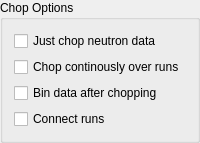
           <widget class="QGroupBox" name="groupBox_2">
            <property name="title">
             <string>Chop Options</string>
            </property>
            <layout class="QGridLayout" name="gridLayout_12">
             <item row="0" column="0">
              <widget class="QCheckBox" name="checkBox_chopNeutronOnly">
               <property name="toolTip">
                <string>&lt;html&gt;&lt;head/&gt;&lt;body&gt;&lt;p&gt;Do not synchronize with log data (loadframe, DAQ, and etc.)&lt;/p&gt;&lt;/body&gt;&lt;/html&gt;</string>
               </property>
               <property name="text">
                <string>Just chop neutron data</string>
               </property>
              </widget>
             </item>
             <item row="1" column="0">
              <widget class="QCheckBox" name="checkBox_chopContinueRun">
               <property name="toolTip">
                <string>&lt;html&gt;&lt;head/&gt;&lt;body&gt;&lt;p&gt;Chop runs i, j, k and respect the real time. &lt;/p&gt;&lt;p&gt;without this option: the reuslt will be &lt;/p&gt;&lt;p&gt;i/file1, i/file2, ..., j/file1, j/file2, ... &lt;/p&gt;&lt;p&gt;&lt;br/&gt;&lt;/p&gt;&lt;p&gt;with this option, the result will be&lt;/p&gt;&lt;p&gt;i/file1, i/file2, ...., i/fileN&lt;/p&gt;&lt;/body&gt;&lt;/html&gt;</string>
               </property>
               <property name="text">
                <string>Chop continously over runs</string>
               </property>
              </widget>
             </item>
             <item row="2" column="0">
              <widget class="QCheckBox" name="checkBox_chopBinLater">
               <property name="text">
                <string>Bin data after chopping</string>
               </property>
              </widget>
             </item>
             <item row="3" column="0">
              <widget class="QCheckBox" name="checkBox_chopConnectRuns">
               <property name="toolTip">
                <string>&lt;html&gt;&lt;head/&gt;&lt;body&gt;&lt;p&gt;Chop runs i, j and k, and remove the time lag between any consecutive runs&lt;/p&gt;&lt;/body&gt;&lt;/html&gt;</string>
               </property>
               <property name="text">
                <string>Connect runs</string>
               </property>
              </widget>
             </item>
            </layout>
           </widget>
